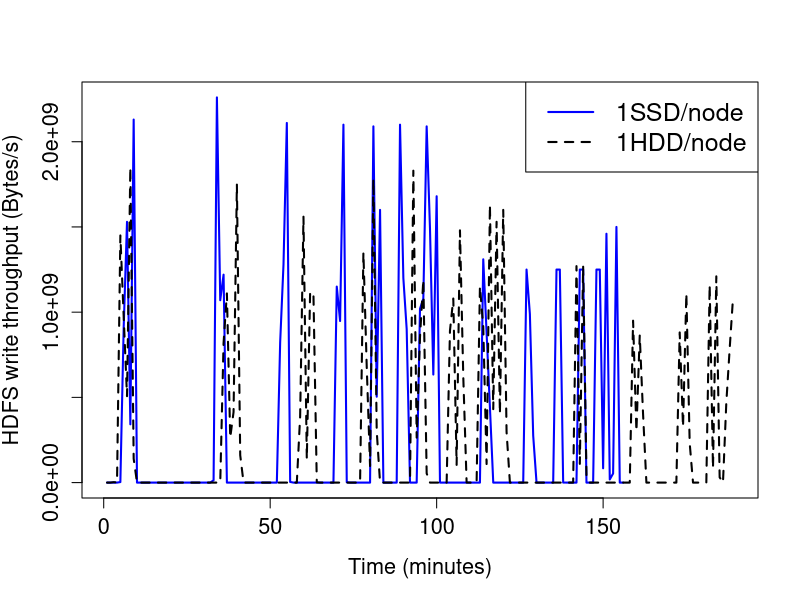

This chart was generated by the following R code:
#Where the file is saved
pdf("/home/hadoop/rough/MyGITProjects/PGA_EvaluationArchitecturePaper/Evaluation-architectures-for-big-data/LsuSamsungPaper/Figure/SystemData/Plots/ECHddSsdHdfsWrIops.pdf", family="Times")

#Read data from CSV
data <- read.csv(file="EC_1HDD_HDFSrwps.csv",head=FALSE,sep=",")

x <- 1:length(data$V9)

lt <- c(1,2)

plot(x, data$V19, type='l', col='blue', lwd=2, lty=lt[1], ann=FALSE, cex.axis=1.3)
lines(x, data$V9, col='black', lwd=2, lty=lt[2])

title(xlab="Time (minutes)", cex.lab=1.3)
title(ylab="HDFS write throughput (Bytes/s)", cex.lab=1.3)
#title(main="IOPS Over Time")

legend("topright", c("1SSD/node", "1HDD/node"), col=c("blue","black"), lwd=c(2,2), lty=lt, cex = 1.5)

#print(data$V5)
dev.off()
